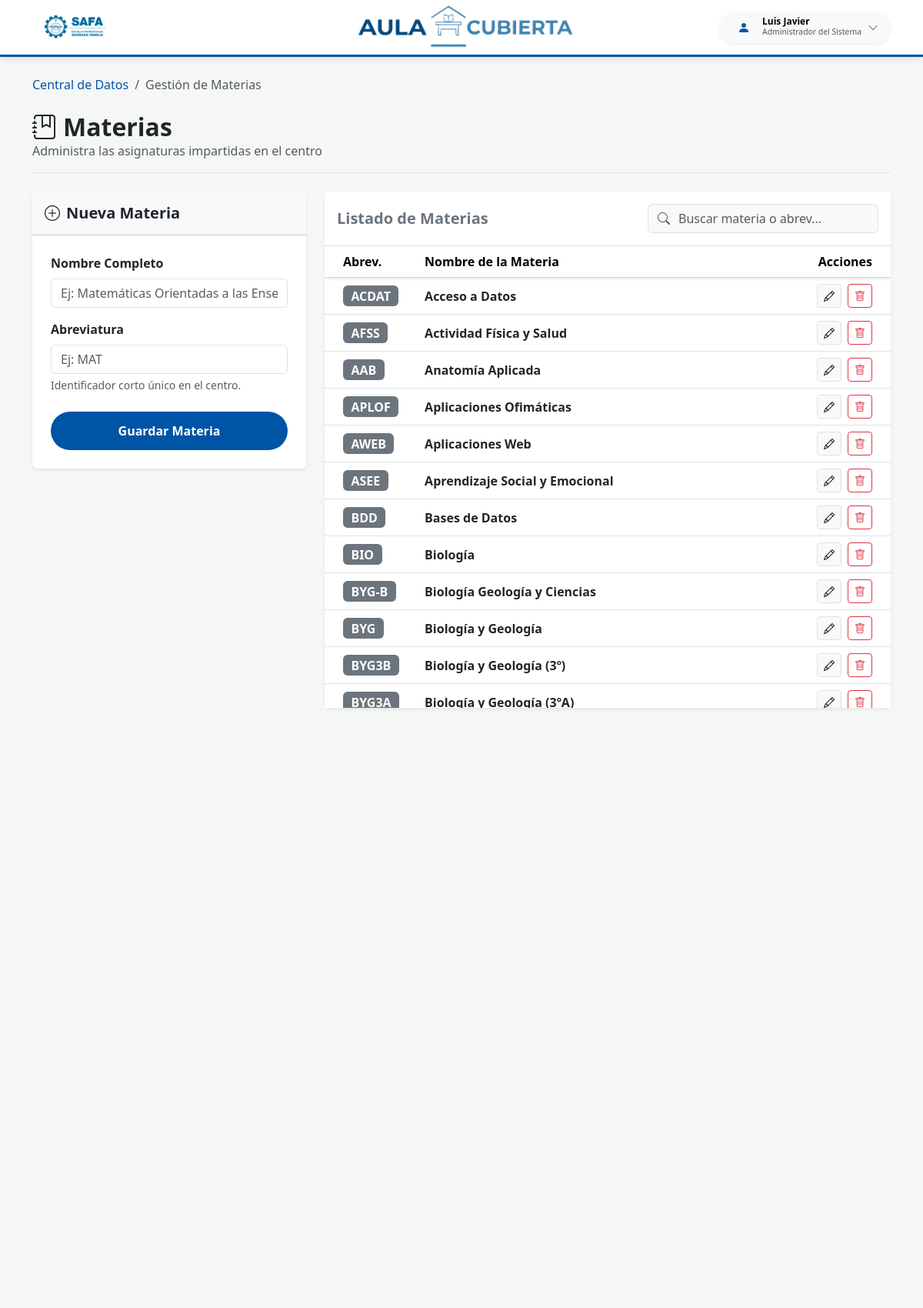
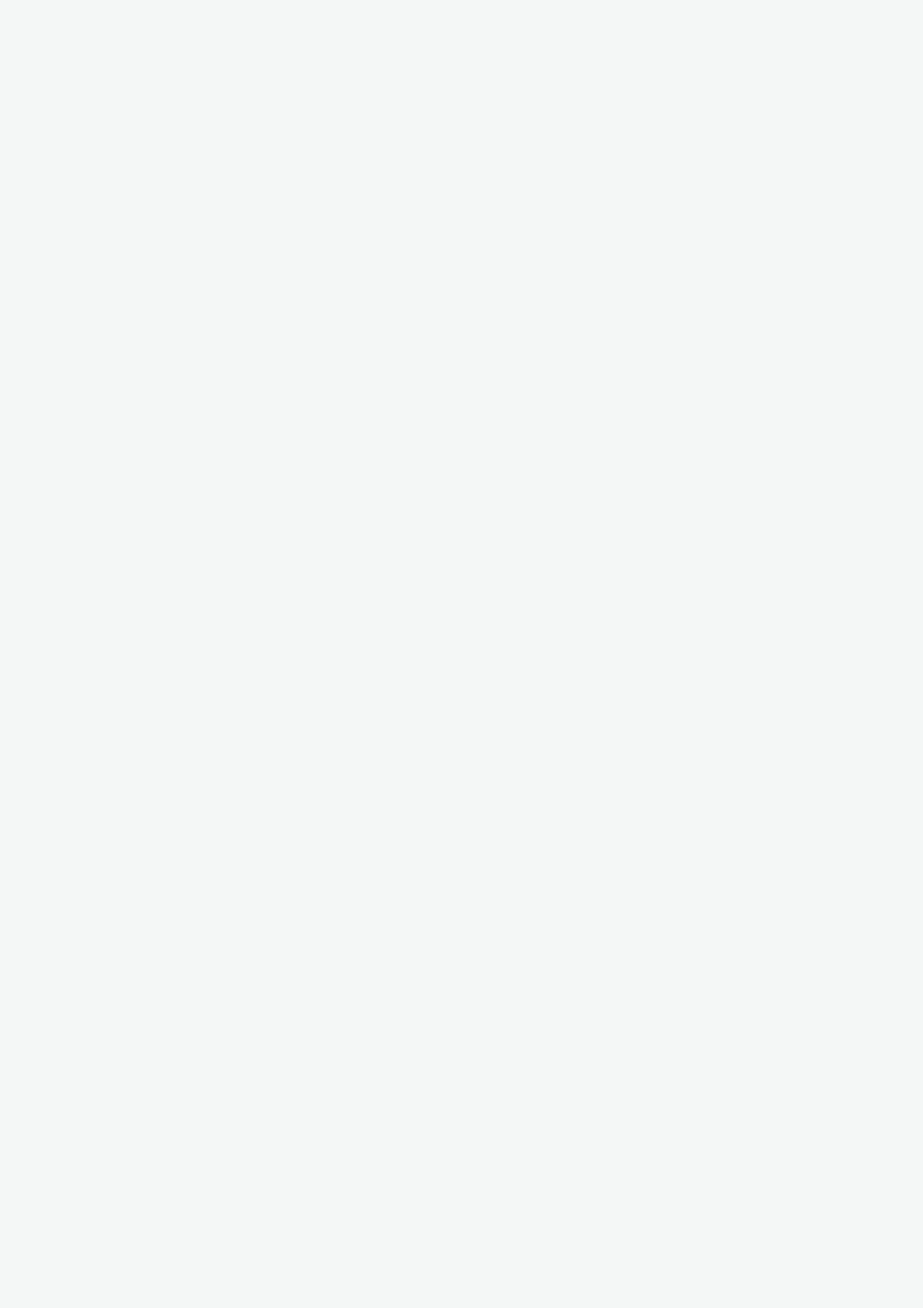
Page /datos/materias/ (signed in, upper part) on the committed database (2 pictures, top to bottom).
### safa_guardias/models.py (models this page shows, shortened)
class CentroSaaSModel(models.Model):
    centro = models.ForeignKey(
        'CentroEscolar',
        on_delete=models.CASCADE,
        null=True, # Lo dejamos nullable por ahora para que no te dé error al hacer makemigrations con datos existentes
        blank=True
    )
    class Meta:
        abstract = True

class Profesor(CentroSaaSModel):
    ROLES_CHOICES = [
        ('ADMIN', 'Administrador del Sistema'),
        ('DIRECCION', 'Dirección'),
        ('JEFATURA', 'Jefatura de Estudios'),
        ('PROFESOR', 'Profesorado'),
    ]
    nombre = models.CharField(max_length=100)
    apellidos = models.CharField(max_length=150)
    abreviatura = models.CharField(max_length=10)
    email = models.EmailField(blank=True, null=True)
    usuario = models.OneToOneField(User, on_delete=models.SET_NULL, null=True, blank=True, related_name='perfil_profesor')
    rol = models.CharField(max_length=20, choices=ROLES_CHOICES, default='PROFESOR')
    centro = models.ForeignKey(CentroEscolar, on_delete=models.CASCADE, related_name='profesores', null=True, blank=True)

class Materia(CentroSaaSModel):
    nombre = models.CharField(max_length=100)
    abrev = models.CharField(max_length=10)
    class Meta:
        unique_together = ['centro', 'abrev']

### safa_guardias/views.py (the view)
# urls.py: path('datos/materias/', views.gestionar_materias, name='gestionar_materias'),
@login_required
def gestionar_materias(request):
    centro = obtener_centro_usuario(request)
    if not centro:
        messages.error(request, "Selecciona un centro antes de gestionar las materias.")
        return redirect('centro_datos')
    materia_edit_id = request.GET.get('edit')
    materia_instancia = None
    if materia_edit_id:
        materia_instancia = get_object_or_404(Materia, id=materia_edit_id, centro=centro)
    if request.method == 'POST':
        action = request.POST.get('action')
        if action == 'delete':
            materia_id = request.POST.get('materia_id')
            materia_a_borrar = get_object_or_404(Materia, id=materia_id, centro=centro)
            try:
                materia_a_borrar.delete()
                messages.success(request, "Materia eliminada correctamente.")
            except Exception:
                messages.error(request, "No se puede eliminar la materia porque tiene horarios o guardias asociadas.")
            return redirect('gestionar_materias')
        elif action == 'save':
            form = MateriaForm(request.POST, instance=materia_instancia)
            if form.is_valid():
                nueva_materia = form.save(commit=False)
                nueva_materia.centro = centro
                try:
                    nueva_materia.save()
                    mensaje = "Materia actualizada con éxito." if materia_instancia else "Materia creada con éxito."
                    messages.success(request, mensaje)
                    return redirect('gestionar_materias')
                except IntegrityError:
                    messages.error(request,
                                   f"Ya existe una materia con la abreviatura '{nueva_materia.abrev}' en el centro.")
            else:
                messages.error(request, "Revisa los errores en el formulario.")
    else:
        form = MateriaForm(instance=materia_instancia)
    materias = Materia.objects.filter(centro=centro).order_by('nombre')
    contexto = {
        'materias': materias,
        'form': form,
        'is_edit': bool(materia_instancia),
        'centro': centro
    }
    return render(request, 'gestionar_materias.html', contexto)

### safa_guardias/forms.py
class MateriaForm(forms.ModelForm):
    class Meta:
        model = Materia
        fields = ['nombre', 'abrev']
        widgets = {
            'nombre': forms.TextInput(attrs={
                'class': 'form-control',
                'placeholder': 'Ej: Matemáticas Orientadas a las Enseñanzas Académicas'
            }),
            'abrev': forms.TextInput(attrs={
                'class': 'form-control',
                'placeholder': 'Ej: MAT'
            }),
        }

### safa_guardias/context_processors.py (called while the page is built)
def selector_centros_global(request):
    es_admin = request.user.is_authenticated and (
            request.user.is_superuser or
            (hasattr(request.user, 'perfil_profesor') and request.user.perfil_profesor.rol == 'ADMIN')
    )
    if es_admin:
        return {
            'lista_centros_admin': CentroEscolar.objects.all().order_by('nombre'),
            'centro_activo_admin': obtener_centro_usuario(request)
        }
    return {}

### safa_guardias/utils.py (called while the page is built)
def obtener_centro_usuario(request):
    es_admin = request.user.is_superuser or (
            hasattr(request.user, 'perfil_profesor') and request.user.perfil_profesor.rol == 'ADMIN'
    )
    if es_admin:
        centro_id_sesion = request.session.get('centro_activo_id')
        if centro_id_sesion:
            return CentroEscolar.objects.filter(id=centro_id_sesion).first()
    try:
        return request.user.perfil_profesor.centro
    except AttributeError:
        return None

### templates/gestionar_materias.html (shortened to what this page needs)
{% extends 'base.html' %}
{% block body %}
    <div class="container py-4">
        <nav aria-label="breadcrumb" class="mb-4">
            <ol class="breadcrumb">
                <li class="breadcrumb-item"><a href="{% url 'centro_datos' %}" class="text-decoration-none">Central de
                    Datos</a></li>
                <li class="breadcrumb-item active">Gestión de Materias</li>
            </ol>
        </nav>
        <div class="d-flex justify-content-between align-items-center mb-4 border-bottom pb-3">
            <div>
                <h2 class="fw-bold mb-0 text-dark"><i class="bi bi-journal-bookmark me-2"></i>Materias</h2>
                <p class="text-muted mb-0">Administra las asignaturas impartidas en el centro</p>
            </div>
        </div>
        <div class="row g-4">
            <div class="col-lg-4">
                <div class="card border-0 shadow-sm">
                    <div class="card-header bg-light p-3">
                        <h5 class="mb-0 fw-bold">
                            {% if is_edit %}
                                <i class="bi bi-pencil-square me-2"></i>Editar Materia
                            {% else %}
                                <i class="bi bi-plus-circle me-2"></i>Nueva Materia
                            {% endif %}
                        </h5>
                    </div>
                    <div class="card-body p-4">
                        <form method="POST" action="{% if is_edit %}?edit={{ form.instance.id }}{% endif %}">
                            <div class="mb-3">
                                <label class="form-label fw-semibold">Nombre Completo</label>
                                {{ form.nombre }}
                            </div>
                            <div class="mb-4">
                                <label class="form-label fw-semibold">Abreviatura</label>
                                {{ form.abrev }}
                                <div class="form-text small">Identificador corto único en el centro.</div>
                            </div>
                            <div class="d-grid gap-2">
                                <button type="submit" class="btn btn-safa rounded-pill fw-bold">
                                    {% if is_edit %}Actualizar Materia{% else %}Guardar Materia{% endif %}
                                </button>
                            </div>
                        </form>
                    </div>
                </div>
            </div>
            <div class="col-lg-8">
                <div class="card border-0 shadow-sm h-100">
                    <div class="card-header bg-white border-bottom p-3 d-flex justify-content-between align-items-center">
                        <h5 class="mb-0 fw-bold text-secondary">Listado de Materias</h5>
                        <div class="input-group" style="max-width: 300px;">
                            <span class="input-group-text bg-light border-end-0"><i class="bi bi-search text-muted"></i></span>
                            <input type="text" id="buscadorTabla" class="form-control border-start-0 ps-0 bg-light"
                                   placeholder="Buscar materia o abrev...">
                        </div>
                    </div>
                    <div class="card-body p-0">
                        <div class="table-responsive" style="max-height: 600px; overflow-y: auto;">
                            <table class="table table-hover align-middle mb-0" id="tablaRegistros">
                                <thead class="bg-light sticky-top shadow-sm">
                                <tr>
                                    <th class="ps-4" style="width: 120px;">Abrev.</th>
                                    <th>Nombre de la Materia</th>
                                    <th class="text-end pe-4" style="width: 150px;">Acciones</th>
                                </tr>
                                </thead>
                                <tbody>
                                {% for materia in materias %}
                                    <tr class="fila-registro">
                                        <td class="ps-4"><span
                                                class="badge bg-secondary fs-6">{{ materia.abrev }}</span></td>
                                        <td class="fw-semibold text-dark">{{ materia.nombre }}</td>
                                        <td class="text-end pe-4">
                                            <div class="d-flex justify-content-end gap-2">
                                                <a href="?edit={{ materia.id }}" class="btn btn-sm btn-light border"
                                                   title="Editar">
                                                    <i class="bi bi-pencil"></i>
                                                </a>
                                                <button type="button" class="btn btn-sm btn-outline-danger"
                                                        data-bs-toggle="modal"
                                                        data-bs-target="#modalEliminar"
                                                        data-id="{{ materia.id }}"
                                                        data-nombre="{{ materia.nombre }}"
                                                        title="Eliminar">
                                                    <i class="bi bi-trash"></i>
                                                </button>
                                            </div>
                                        </td>
                                    </tr>
                                {% endfor %}
                                </tbody>
                            </table>
                        </div>
                    </div>
                </div>
            </div>
        </div>
    </div>
{% endblock %}

### templates/barra_navegacion.html (shortened to what this page needs)
{% load static %}
<nav class="navbar navbar-expand-lg navbar-light sticky-top py-2">
    <div class="container">
        <a class="navbar-brand" href="{% url 'index' %}">
            <img src="{% static 'images/logo_safa.png' %}" alt="Logo SAFA" style="height: 45px; width: auto;">
        </a>
        <div class="navbar-title-center d-none d-md-block">
            <a href="{% url 'index' %}">
                <img src="{% static 'images/logo.png' %}" alt="Logo App" style="height: 80px; width: auto;">
            </a>
        </div>
        <div class="ms-auto d-flex align-items-center">
            {% if user.is_authenticated %}
                <div class="dropdown">
                    <button class="btn btn-light border-0 d-flex align-items-center gap-2 rounded-pill px-3 py-1 shadow-sm"
                            type="button" id="userMenu" data-bs-toggle="dropdown" aria-expanded="false" data-bs-auto-close="outside">
                        <div class="icon-safa text-white rounded-circle d-flex align-items-center justify-content-center"
                             style="width: 32px; height: 32px;">
                            <i class="bi bi-person-fill"></i>
                        </div>
                        <div class="text-start d-none d-sm-block">
                            <div class="fw-bold" style="font-size: 0.75rem; line-height: 1;">{{ user.perfil_profesor.nombre }}</div>
                            <div class="text-muted" style="font-size: 0.65rem;">{{ user.perfil_profesor.get_rol_display }}</div>
                        </div>
                        <i class="bi bi-chevron-down small text-muted"></i>
                    </button>
                </div>
            {% else %}
                <a href="{% url 'login' %}" class="btn btn-safa btn-sm rounded-pill px-4">
                    <i class="bi bi-person-circle me-1"></i> Acceder
                </a>
            {% endif %}
        </div>
    </div>
</nav>

### static/css/global.css (style rules this page uses)
:root { --safa-blue: #0054a6; --safa-light-blue: #e6f0f9; --safa-accent: #f39c12; --safa-success: #28a745; --safa-warning: #ffc107; --safa-danger: #dc3545; --bs-primary: var(--safa-blue); --bs-primary-rgb: 0, 84, 166; --bs-primary-border-subtle: var(--safa-light-blue); }
body { background-color: #f4f7f6; font-family: 'Segoe UI', Roboto, sans-serif; }
.navbar { background-color: white !important; border-bottom: 3px solid var(--safa-blue); box-shadow: 0 2px 10px rgba(0, 0, 0, 0.1); }
.btn-safa { background-color: var(--safa-blue); color: white; border-radius: 8px; padding: 12px 25px; transition: all 0.3s; text-decoration: none; display: inline-block; text-align: center; }
.navbar-title-center { font-family: 'Montserrat', sans-serif; font-size: 1.8rem; letter-spacing: -0.5px; color: var(--safa-blue); position: absolute; left: 50%; transform: translateX(-50%); white-space: nowrap; margin: 0; }
.navbar > .container { position: relative; display: flex; justify-content: space-between; align-items: center; }
.icon-safa { color: var(--safa-blue) !important; }
a { color: var(--safa-blue); }

### rows in the picture
Materia: abrev "ACDAT", nombre "Acceso a Datos"
Materia: abrev "AFSS", nombre "Actividad Física y Salud"
Materia: abrev "AAB", nombre "Anatomía Aplicada"
Materia: abrev "APLOF", nombre "Aplicaciones Ofimáticas"
Materia: abrev "AWEB", nombre "Aplicaciones Web"
Materia: abrev "ASEE", nombre "Aprendizaje Social y Emocional"
Materia: abrev "BDD", nombre "Bases de Datos"
Materia: abrev "BIO", nombre "Biología"
Materia: abrev "BYG-B", nombre "Biología Geología y Ciencias"
Materia: abrev "BYG", nombre "Biología y Geología"
Materia: abrev "BYG3B", nombre "Biología y Geología (3º)"
Materia: abrev "BYG3A", nombre "Biología y Geología (3ºA)"

### other values in the picture
{{ user.perfil_profesor.nombre }} "Luis Javier"
{{ user.perfil_profesor.get_rol_display }} "Administrador del Sistema"
